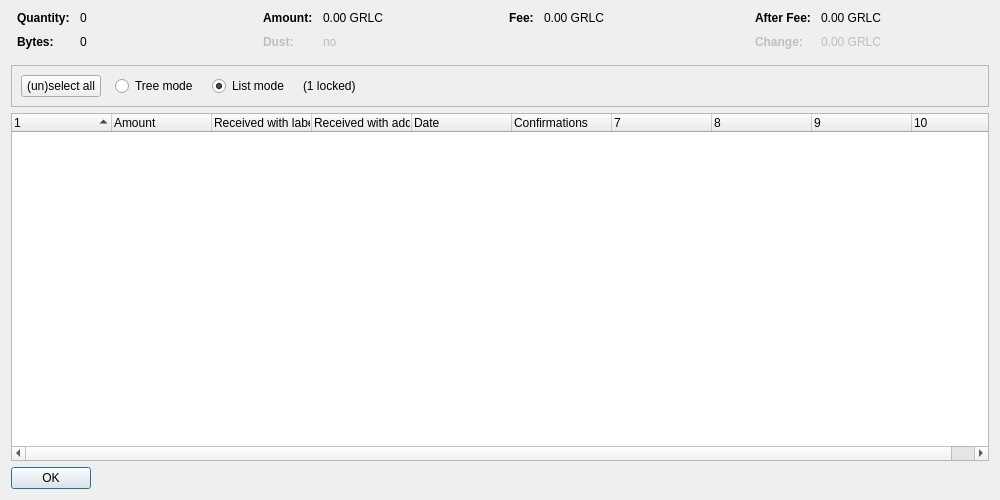
<?xml version="1.0" encoding="UTF-8"?>
<ui version="4.0">
 <class>CoinControlDialog</class>
 <widget class="QDialog" name="CoinControlDialog">
  <property name="geometry">
   <rect>
    <x>0</x>
    <y>0</y>
    <width>1000</width>
    <height>500</height>
   </rect>
  </property>
  <property name="windowTitle">
   <string>Coin Selection</string>
  </property>
  <layout class="QVBoxLayout" name="verticalLayout">
   <item>
    <layout class="QHBoxLayout" name="horizontalLayoutTop" stretch="0,0,0,0">
     <property name="topMargin">
      <number>0</number>
     </property>
     <property name="bottomMargin">
      <number>10</number>
     </property>
     <item>
      <layout class="QFormLayout" name="formLayoutCoinControl1">
       <property name="horizontalSpacing">
        <number>10</number>
       </property>
       <property name="verticalSpacing">
        <number>10</number>
       </property>
       <property name="leftMargin">
        <number>6</number>
       </property>
       <property name="rightMargin">
        <number>6</number>
       </property>
       <item row="0" column="0">
        <widget class="QLabel" name="labelCoinControlQuantityText">
         <property name="font">
          <font>
           <weight>75</weight>
           <bold>true</bold>
          </font>
         </property>
         <property name="text">
          <string>Quantity:</string>
         </property>
        </widget>
       </item>
       <item row="0" column="1">
        <widget class="QLabel" name="labelCoinControlQuantity">
         <property name="cursor">
          <cursorShape>IBeamCursor</cursorShape>
         </property>
         <property name="contextMenuPolicy">
          <enum>Qt::ActionsContextMenu</enum>
         </property>
         <property name="text">
          <string notr="true">0</string>
         </property>
         <property name="textInteractionFlags">
          <set>Qt::LinksAccessibleByMouse|Qt::TextSelectableByKeyboard|Qt::TextSelectableByMouse</set>
         </property>
        </widget>
       </item>
       <item row="1" column="0">
        <widget class="QLabel" name="labelCoinControlBytesText">
         <property name="font">
          <font>
           <weight>75</weight>
           <bold>true</bold>
          </font>
         </property>
         <property name="text">
          <string>Bytes:</string>
         </property>
        </widget>
       </item>
       <item row="1" column="1">
        <widget class="QLabel" name="labelCoinControlBytes">
         <property name="cursor">
          <cursorShape>IBeamCursor</cursorShape>
         </property>
         <property name="contextMenuPolicy">
          <enum>Qt::ActionsContextMenu</enum>
         </property>
         <property name="text">
          <string notr="true">0</string>
         </property>
         <property name="textInteractionFlags">
          <set>Qt::LinksAccessibleByMouse|Qt::TextSelectableByKeyboard|Qt::TextSelectableByMouse</set>
         </property>
        </widget>
       </item>
      </layout>
     </item>
     <item>
      <layout class="QFormLayout" name="formLayoutCoinControl2">
       <property name="horizontalSpacing">
        <number>10</number>
       </property>
       <property name="verticalSpacing">
        <number>10</number>
       </property>
       <property name="leftMargin">
        <number>6</number>
       </property>
       <property name="rightMargin">
        <number>6</number>
       </property>
       <item row="0" column="0">
        <widget class="QLabel" name="labelCoinControlAmountText">
         <property name="font">
          <font>
           <weight>75</weight>
           <bold>true</bold>
          </font>
         </property>
         <property name="text">
          <string>Amount:</string>
         </property>
        </widget>
       </item>
       <item row="0" column="1">
        <widget class="QLabel" name="labelCoinControlAmount">
         <property name="cursor">
          <cursorShape>IBeamCursor</cursorShape>
         </property>
         <property name="contextMenuPolicy">
          <enum>Qt::ActionsContextMenu</enum>
         </property>
         <property name="text">
          <string notr="true">0.00 GRLC</string>
         </property>
         <property name="textInteractionFlags">
          <set>Qt::LinksAccessibleByMouse|Qt::TextSelectableByKeyboard|Qt::TextSelectableByMouse</set>
         </property>
        </widget>
       </item>
       <item row="1" column="0">
        <widget class="QLabel" name="labelCoinControlLowOutputText">
         <property name="enabled">
          <bool>false</bool>
         </property>
         <property name="font">
          <font>
           <weight>75</weight>
           <bold>true</bold>
          </font>
         </property>
         <property name="text">
          <string>Dust:</string>
         </property>
        </widget>
       </item>
       <item row="1" column="1">
        <widget class="QLabel" name="labelCoinControlLowOutput">
         <property name="enabled">
          <bool>false</bool>
         </property>
         <property name="cursor">
          <cursorShape>IBeamCursor</cursorShape>
         </property>
         <property name="contextMenuPolicy">
          <enum>Qt::ActionsContextMenu</enum>
         </property>
         <property name="text">
          <string notr="true">no</string>
         </property>
         <property name="textInteractionFlags">
          <set>Qt::LinksAccessibleByMouse|Qt::TextSelectableByKeyboard|Qt::TextSelectableByMouse</set>
         </property>
        </widget>
       </item>
      </layout>
     </item>
     <item>
      <layout class="QFormLayout" name="formLayoutCoinControl3">
       <property name="horizontalSpacing">
        <number>10</number>
       </property>
       <property name="verticalSpacing">
        <number>10</number>
       </property>
       <property name="leftMargin">
        <number>6</number>
       </property>
       <property name="rightMargin">
        <number>6</number>
       </property>
       <item row="0" column="0">
        <widget class="QLabel" name="labelCoinControlFeeText">
         <property name="font">
          <font>
           <weight>75</weight>
           <bold>true</bold>
          </font>
         </property>
         <property name="text">
          <string>Fee:</string>
         </property>
        </widget>
       </item>
       <item row="0" column="1">
        <widget class="QLabel" name="labelCoinControlFee">
         <property name="cursor">
          <cursorShape>IBeamCursor</cursorShape>
         </property>
         <property name="contextMenuPolicy">
          <enum>Qt::ActionsContextMenu</enum>
         </property>
         <property name="text">
          <string notr="true">0.00 GRLC</string>
         </property>
         <property name="textInteractionFlags">
          <set>Qt::LinksAccessibleByMouse|Qt::TextSelectableByKeyboard|Qt::TextSelectableByMouse</set>
         </property>
        </widget>
       </item>
      </layout>
     </item>
     <item>
      <layout class="QFormLayout" name="formLayoutCoinControl4">
       <property name="horizontalSpacing">
        <number>10</number>
       </property>
       <property name="verticalSpacing">
        <number>10</number>
       </property>
       <property name="leftMargin">
        <number>6</number>
       </property>
       <property name="rightMargin">
        <number>6</number>
       </property>
       <item row="0" column="0">
        <widget class="QLabel" name="labelCoinControlAfterFeeText">
         <property name="font">
          <font>
           <weight>75</weight>
           <bold>true</bold>
          </font>
         </property>
         <property name="text">
          <string>After Fee:</string>
         </property>
        </widget>
       </item>
       <item row="0" column="1">
        <widget class="QLabel" name="labelCoinControlAfterFee">
         <property name="cursor">
          <cursorShape>IBeamCursor</cursorShape>
         </property>
         <property name="contextMenuPolicy">
          <enum>Qt::ActionsContextMenu</enum>
         </property>
         <property name="text">
          <string notr="true">0.00 GRLC</string>
         </property>
         <property name="textInteractionFlags">
          <set>Qt::LinksAccessibleByMouse|Qt::TextSelectableByKeyboard|Qt::TextSelectableByMouse</set>
         </property>
        </widget>
       </item>
       <item row="1" column="0">
        <widget class="QLabel" name="labelCoinControlChangeText">
         <property name="enabled">
          <bool>false</bool>
         </property>
         <property name="font">
          <font>
           <weight>75</weight>
           <bold>true</bold>
          </font>
         </property>
         <property name="text">
          <string>Change:</string>
         </property>
        </widget>
       </item>
       <item row="1" column="1">
        <widget class="QLabel" name="labelCoinControlChange">
         <property name="enabled">
          <bool>false</bool>
         </property>
         <property name="cursor">
          <cursorShape>IBeamCursor</cursorShape>
         </property>
         <property name="contextMenuPolicy">
          <enum>Qt::ActionsContextMenu</enum>
         </property>
         <property name="text">
          <string notr="true">0.00 GRLC</string>
         </property>
         <property name="textInteractionFlags">
          <set>Qt::LinksAccessibleByMouse|Qt::TextSelectableByKeyboard|Qt::TextSelectableByMouse</set>
         </property>
        </widget>
       </item>
      </layout>
     </item>
    </layout>
   </item>
   <item>
    <widget class="QFrame" name="frame">
     <property name="minimumSize">
      <size>
       <width>0</width>
       <height>40</height>
      </size>
     </property>
     <property name="frameShape">
      <enum>QFrame::StyledPanel</enum>
     </property>
     <property name="frameShadow">
      <enum>QFrame::Sunken</enum>
     </property>
     <layout class="QHBoxLayout" name="horizontalLayout">
      <item>
       <layout class="QHBoxLayout" name="horizontalLayoutPanel" stretch="0,0,0,0,0">
        <property name="spacing">
         <number>14</number>
        </property>
        <item>
         <widget class="QPushButton" name="pushButtonSelectAll">
          <property name="sizePolicy">
           <sizepolicy hsizetype="Maximum" vsizetype="Fixed">
            <horstretch>0</horstretch>
            <verstretch>0</verstretch>
           </sizepolicy>
          </property>
          <property name="text">
           <string>(un)select all</string>
          </property>
          <property name="autoDefault">
           <bool>false</bool>
          </property>
         </widget>
        </item>
        <item>
         <widget class="QRadioButton" name="radioTreeMode">
          <property name="sizePolicy">
           <sizepolicy hsizetype="Maximum" vsizetype="Fixed">
            <horstretch>0</horstretch>
            <verstretch>0</verstretch>
           </sizepolicy>
          </property>
          <property name="text">
           <string>Tree mode</string>
          </property>
         </widget>
        </item>
        <item>
         <widget class="QRadioButton" name="radioListMode">
          <property name="sizePolicy">
           <sizepolicy hsizetype="Maximum" vsizetype="Fixed">
            <horstretch>0</horstretch>
            <verstretch>0</verstretch>
           </sizepolicy>
          </property>
          <property name="text">
           <string>List mode</string>
          </property>
          <property name="checked">
           <bool>true</bool>
          </property>
         </widget>
        </item>
        <item>
         <widget class="QLabel" name="labelLocked">
          <property name="text">
           <string notr="true">(1 locked)</string>
          </property>
         </widget>
        </item>
        <item>
         <spacer name="horizontalSpacer">
          <property name="orientation">
           <enum>Qt::Horizontal</enum>
          </property>
          <property name="sizeHint" stdset="0">
           <size>
            <width>40</width>
            <height>20</height>
           </size>
          </property>
         </spacer>
        </item>
       </layout>
      </item>
     </layout>
    </widget>
   </item>
   <item>
    <widget class="CoinControlTreeWidget" name="treeWidget">
     <property name="contextMenuPolicy">
      <enum>Qt::CustomContextMenu</enum>
     </property>
     <property name="sortingEnabled">
      <bool>false</bool>
     </property>
     <property name="columnCount">
      <number>10</number>
     </property>
     <attribute name="headerShowSortIndicator" stdset="0">
      <bool>true</bool>
     </attribute>
     <attribute name="headerStretchLastSection">
      <bool>false</bool>
     </attribute>
     <column>
      <property name="text">
       <string/>
      </property>
     </column>
     <column>
      <property name="text">
       <string>Amount</string>
      </property>
     </column>
     <column>
      <property name="text">
       <string>Received with label</string>
      </property>
     </column>
     <column>
      <property name="text">
       <string>Received with address</string>
      </property>
     </column>
     <column>
      <property name="text">
       <string>Date</string>
      </property>
     </column>
     <column>
      <property name="text">
       <string>Confirmations</string>
      </property>
      <property name="toolTip">
       <string>Confirmed</string>
      </property>
     </column>
     <column>
      <property name="text">
       <string/>
      </property>
     </column>
     <column>
      <property name="text">
       <string/>
      </property>
     </column>
     <column>
      <property name="text">
       <string/>
      </property>
     </column>
     <column>
      <property name="text">
       <string/>
      </property>
     </column>
    </widget>
   </item>
   <item>
    <widget class="QDialogButtonBox" name="buttonBox">
     <property name="sizePolicy">
      <sizepolicy hsizetype="Maximum" vsizetype="Fixed">
       <horstretch>0</horstretch>
       <verstretch>0</verstretch>
      </sizepolicy>
     </property>
     <property name="orientation">
      <enum>Qt::Horizontal</enum>
     </property>
     <property name="standardButtons">
      <set>QDialogButtonBox::Ok</set>
     </property>
    </widget>
   </item>
  </layout>
 </widget>
 <customwidgets>
  <customwidget>
   <class>CoinControlTreeWidget</class>
   <extends>QTreeWidget</extends>
   <header>coincontroltreewidget.h</header>
  </customwidget>
 </customwidgets>
 <resources/>
 <connections/>
</ui>
